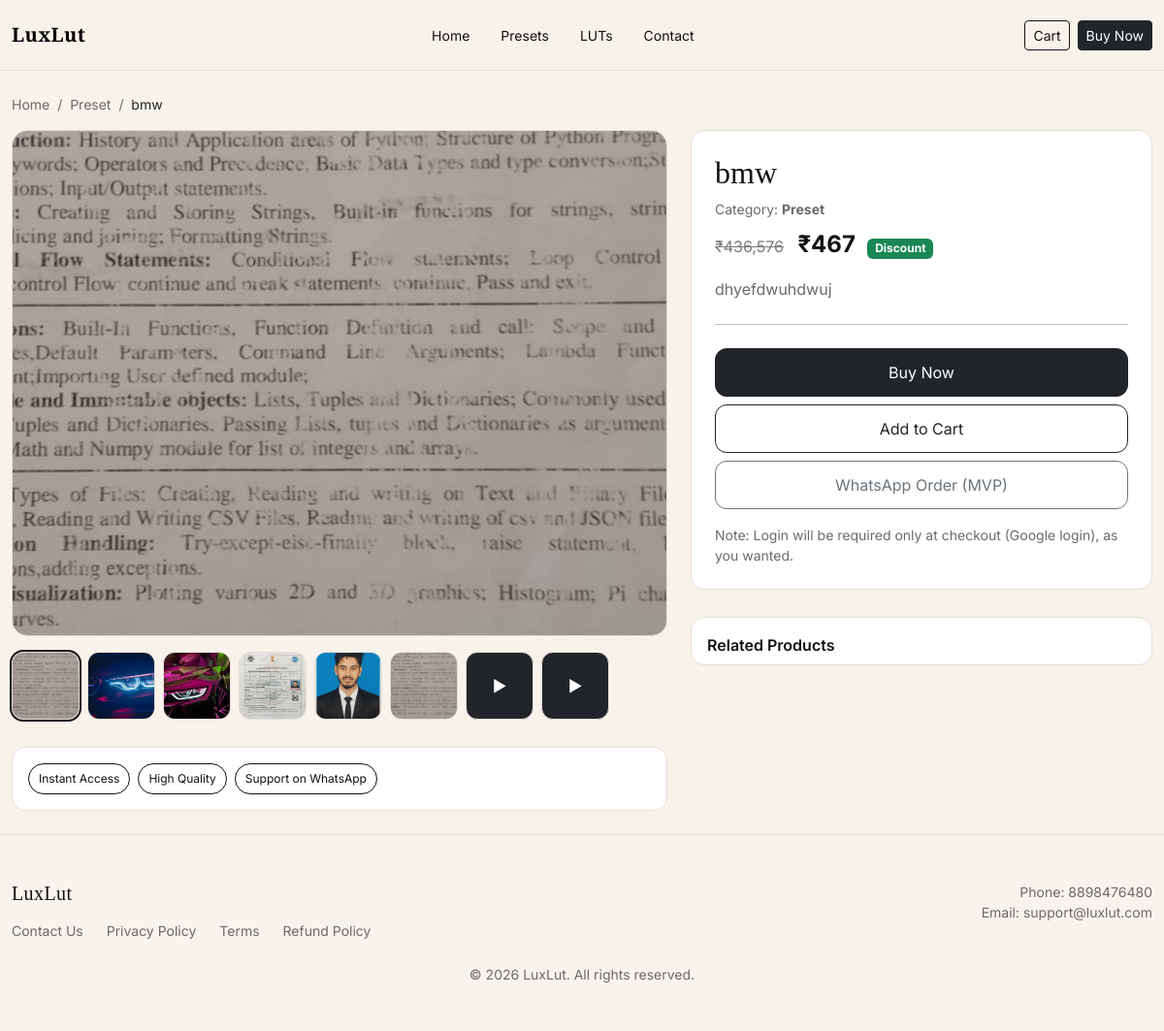
Screenshot of /frontend/product.php?id=6 with the database file from the repository.
### tables this page shows
CREATE TABLE `categories` (
  `id` int(11) NOT NULL,
  `name` varchar(50) DEFAULT NULL
);

CREATE TABLE `products` (
  `id` int(11) NOT NULL,
  `category_id` int(11) DEFAULT NULL,
  `title` varchar(150) DEFAULT NULL,
  `description` text DEFAULT NULL,
  `image` varchar(255) DEFAULT NULL,
  `status` enum('active','inactive') DEFAULT 'active',
  `created_at` timestamp NOT NULL DEFAULT current_timestamp()
);

CREATE TABLE `product_media` (
  `id` int(11) NOT NULL,
  `product_id` int(11) NOT NULL,
  `media_type` enum('image','video') NOT NULL,
  `file_name` varchar(255) NOT NULL,
  `created_at` timestamp NOT NULL DEFAULT current_timestamp()
);

CREATE TABLE `product_prices` (
  `id` int(11) NOT NULL,
  `product_id` int(11) DEFAULT NULL,
  `price` decimal(10,2) DEFAULT NULL,
  `discount_price` decimal(10,2) DEFAULT NULL,
  `valid_from` date DEFAULT NULL,
  `valid_to` date DEFAULT NULL
);

### frontend/product.php (the view, shortened to what this page needs)
<?php
require_once __DIR__ . '/includes/header.php';
$id = (int)($_GET['id'] ?? 0);
$stmt = mysqli_prepare($conn, "SELECT * FROM products WHERE id=? AND status='active' LIMIT 1");
mysqli_stmt_bind_param($stmt, "i", $id);
mysqli_stmt_execute($stmt);
$res = mysqli_stmt_get_result($stmt);
$product = mysqli_fetch_assoc($res);
    ?>
    <?php
$stmtP = mysqli_prepare($conn, "SELECT price, discount_price FROM product_prices WHERE product_id=? ORDER BY id DESC LIMIT 1");
mysqli_stmt_bind_param($stmtP, "i", $id);
mysqli_stmt_execute($stmtP);
$resP = mysqli_stmt_get_result($stmtP);
$priceRow = mysqli_fetch_assoc($resP);
$price = (float)($priceRow['price'] ?? 0);
$discount = (float)($priceRow['discount_price'] ?? 0);
$finalPrice = ($discount > 0) ? $discount : $price;
$mediaStmt = mysqli_prepare($conn, "SELECT id, media_type, file_name FROM product_media WHERE product_id=? ORDER BY id DESC");
mysqli_stmt_bind_param($mediaStmt, "i", $id);
mysqli_stmt_execute($mediaStmt);
$mediaRes = mysqli_stmt_get_result($mediaStmt);
$images = [];
$videos = [];
while ($m = mysqli_fetch_assoc($mediaRes)) {
    if ($m['media_type'] === 'image') $images[] = $m;
    if ($m['media_type'] === 'video') $videos[] = $m;
}
$IMG_BASE = BASE_URL . "assets/uploads/products/images/";
$VID_BASE = BASE_URL . "assets/uploads/products/videos/";
$catName = "";
if (!empty($product['category_id'])) {
    $cid = (int)$product['category_id'];
    $cat = mysqli_fetch_assoc(mysqli_query($conn, "SELECT name FROM categories WHERE id=$cid LIMIT 1"));
    $catName = $cat['name'] ?? "";
}
?>
<div class="mb-3 small lux-soft">
  <a href="<?= BASE_URL ?>" class="text-decoration-none lux-soft">Home</a>
  <span class="mx-1">/</span>
  <a href="<?= BASE_URL ?>frontend/category.php?type=<?= (strtolower($catName)==='lut'?'luts':'presets') ?>" class="text-decoration-none lux-soft">
    <?= htmlspecialchars($catName ?: "Shop") ?>
  </a>
  <span class="mx-1">/</span>
  <span class="text-dark"><?= htmlspecialchars($product['title']) ?></span>
</div>
<div class="row g-4">
  <div class="col-lg-7">
    <?php
      $defaultType = 'image';
      $defaultSrc = '';
      if (!empty($images)) {
          $defaultType = 'image';
          $defaultSrc = $IMG_BASE . $images[0]['file_name'];
      } elseif (!empty($videos)) {
          $defaultType = 'video';
          $defaultSrc = $VID_BASE . $videos[0]['file_name'];
      }
    ?>
    <div class="lux-hero-media mb-3" id="heroBox">
      <?php if ($defaultSrc): ?>
        <?php if ($defaultType === 'image'): ?>
          <img id="heroMedia" src="<?= htmlspecialchars($defaultSrc) ?>" alt="product">
        <?php else: ?>
          <video id="heroMedia" src="<?= htmlspecialchars($defaultSrc) ?>" controls playsinline></video>
        <?php endif; ?>
      <?php else: ?>
        <div class="p-5 text-center lux-soft">No media uploaded for this product.</div>
      <?php endif; ?>
    </div>
    <div class="d-flex flex-wrap gap-2">
      <?php foreach ($images as $idx => $img): ?>
        <img
          class="lux-thumb-mini <?= $idx===0 && $defaultType==='image' ? 'active':'' ?>"
          src="<?= $IMG_BASE . htmlspecialchars($img['file_name']) ?>"
          data-type="image"
          data-src="<?= $IMG_BASE . htmlspecialchars($img['file_name']) ?>"
          alt="thumb">
      <?php endforeach; ?>
      <?php foreach ($videos as $v): ?>
        <div
          class="lux-thumb-mini d-flex align-items-center justify-content-center bg-dark text-white"
          style="position:relative;"
          data-type="video"
          data-src="<?= $VID_BASE . htmlspecialchars($v['file_name']) ?>"
          title="Video">
          ▶
        </div>
      <?php endforeach; ?>
    </div>
    <div class="lux-section">
      <div class="lux-box p-3">
        <div class="d-flex flex-wrap gap-2">
          <span class="lux-pill">Instant Access</span>
          <span class="lux-pill">High Quality</span>
          <span class="lux-pill">Support on WhatsApp</span>
        </div>
      </div>
    </div>
  </div>
  <div class="col-lg-5">
    <div class="lux-box p-4">
      <h2 class="lux-title mb-2"><?= htmlspecialchars($product['title']) ?></h2>
      <?php if ($catName): ?>
        <div class="small lux-soft mb-2">Category: <strong><?= htmlspecialchars($catName) ?></strong></div>
      <?php endif; ?>
      <div class="mt-2 lux-price">
        <?php if ($discount > 0): ?>
          <del>₹<?= number_format($price) ?></del>
          <span class="fs-4 fw-bold">₹<?= number_format($discount) ?></span>
          <span class="badge bg-success ms-2">Discount</span>
        <?php else: ?>
          <span class="fs-4 fw-bold">₹<?= number_format($finalPrice) ?></span>
        <?php endif; ?>
      </div>
      <?php if (!empty($product['description'])): ?>
        <p class="lux-soft mt-3 mb-0"><?= nl2br(htmlspecialchars($product['description'])) ?></p>
      <?php else: ?>
        <p class="lux-soft mt-3 mb-0">No description added yet.</p>
      <?php endif; ?>
      <hr class="my-4">
      <div class="d-grid gap-2">
        <a class="btn btn-dark lux-btn-wide"
           href="<?= BASE_URL ?>frontend/checkout.php?product_id=<?= $id ?>">
          Buy Now
        </a>
        <a class="btn btn-outline-dark lux-btn-wide"
           href="<?= BASE_URL ?>frontend/cart.php?add=<?= $id ?>">
          Add to Cart
        </a>
        <?php
          $waText = "Hello LuxLut! I want to buy: " . ($product['title'] ?? '') . " | Price: ₹" . number_format($finalPrice) . " | Product ID: " . $id;
          $waLink = "https://wa.me/9028795006?text=" . urlencode($waText);
        ?>
        <a class="btn btn-outline-secondary lux-btn-wide" target="_blank" href="<?= $waLink ?>">
          WhatsApp Order (MVP)
        </a>
      </div>
      <div class="small lux-soft mt-3">
        Note: Login will be required only at checkout (Google login), as you wanted.
      </div>
    </div>
    <div class="lux-section lux-box p-3">
      <div class="fw-semibold mb-2">Related Products</div>
    </div>
  </div>
</div>
<?php require_once __DIR__ . '/includes/footer.php'; ?>

### frontend/includes/header.php (style rules this page uses)
:root { --bg:#f7f2ea; --ink:#121212; --muted:#6b6b6b; --border:#e6dfd6; --card:#ffffff; }
body { background:var(--bg); color:var(--ink); font-family:Inter,system-ui,-apple-system,Segoe UI,Roboto; }

### frontend/product.php (style rules this page uses)
.lux-title { font-family:"Playfair Display", serif; }
.lux-soft { color:#6b6b6b; }
.lux-box { background:#fff; border:1px solid #e6dfd6; border-radius:14px; }
.lux-thumb-mini { width:70px; height:70px; object-fit:cover; border-radius:12px; border:1px solid #e6dfd6; cursor:pointer; }
.lux-thumb-mini.active { outline:2px solid #111; }
.lux-hero-media { width:100%; border-radius:16px; border:1px solid #e6dfd6; background:#fff; overflow:hidden; }
.lux-hero-media img, .lux-hero-media video { width:100%; height:520px; object-fit:cover; display:block; }
.lux-price del { color:#7a7a7a; margin-right:10px; }
.lux-btn-wide { width:100%; padding:12px 14px; border-radius:12px; }
.lux-pill { border:1px solid #111; border-radius:999px; padding:6px 10px; font-size:12px; }
.lux-section { margin-top:28px; }

### rows the page displays
categories: name "Preset"
products: title "bmw", description "dhyefdwuhdwuj"
product_media: file_name (picture)
product_media: file_name (picture)
product_media: file_name (picture)
product_media: file_name (picture)
product_media: file_name (picture)
product_media: file_name (picture)
product_prices: price "436,576", discount_price "467"
